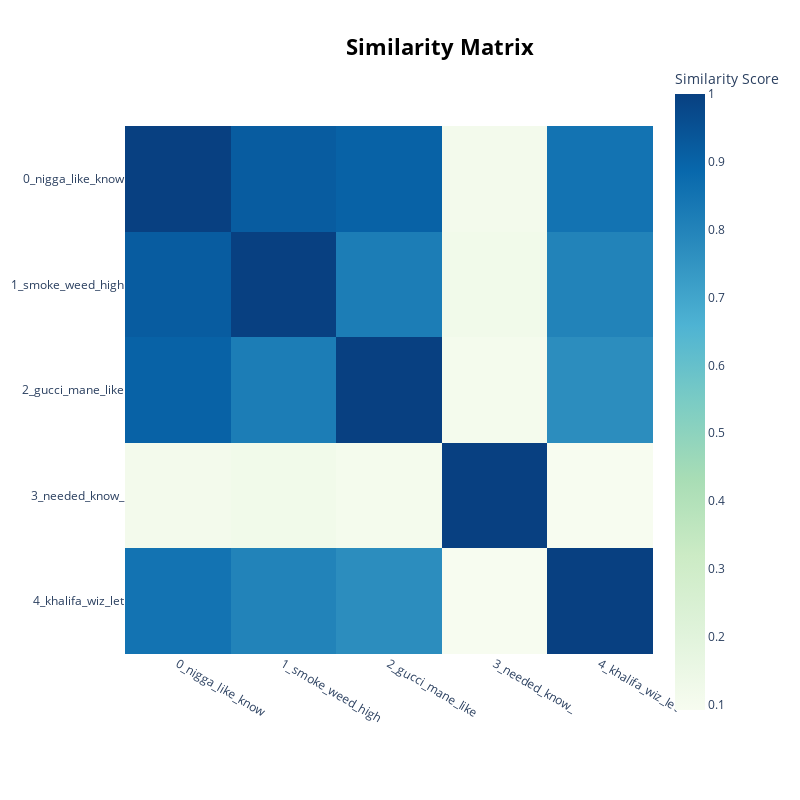

The code cell stored with this chart in its notebook:
### Code cell
topic_model.visualize_heatmap()

### Figure 1 — Plotly figure (JSON) as saved in the notebook; plotly's stock layout.template omitted (floating-point values rounded to 4 significant figures)
{"data": [{"coloraxis": "coloraxis", "hovertemplate": "x: %{x}<br>y: %{y}<br>Similarity Score: %{z}<extra></extra>", "name": "0", "type": "heatmap", "x": ["0_nigga_like_know", "1_smoke_weed_high", "2_gucci_mane_like", "3_needed_know_", "4_khalifa_wiz_let"], "xaxis": "x", "y": ["0_nigga_like_know", "1_smoke_weed_high", "2_gucci_mane_like", "3_needed_know_", "4_khalifa_wiz_let"], "yaxis": "y", "z": [[1.0, 0.9193, 0.9022, 0.1119, 0.8508], [0.9193, 1.0, 0.8215, 0.1224, 0.8018], [0.9022, 0.8215, 1, 0.1064, 0.7712], [0.1119, 0.1224, 0.1064, 1, 0.09187], [0.8508, 0.8018, 0.7712, 0.09187, 1]]}], "layout": {"coloraxis": {"colorbar": {"title": {"text": "Similarity Score"}}, "colorscale": [[0, "rgb(247,252,240)"], [0.125, "rgb(224,243,219)"], [0.25, "rgb(204,235,197)"], [0.375, "rgb(168,221,181)"], [0.5, "rgb(123,204,196)"], [0.625, "rgb(78,179,211)"], [0.75, "rgb(43,140,190)"], [0.875, "rgb(8,104,172)"], [1, "rgb(8,64,129)"]]}, "height": 800, "hoverlabel": {"bgcolor": "white", "font": {"family": "Rockwell", "size": 16}}, "legend": {"title": {"text": "Trend"}}, "margin": {"t": 60}, "showlegend": true, "title": {"font": {"color": "Black", "size": 22}, "text": "<b>Similarity Matrix</b>", "x": 0.55, "xanchor": "center", "y": 0.95, "yanchor": "top"}, "width": 800, "xaxis": {"anchor": "y", "constrain": "domain", "domain": [0, 1], "scaleanchor": "y"}, "yaxis": {"anchor": "x", "autorange": "reversed", "constrain": "domain", "domain": [0, 1]}}}
